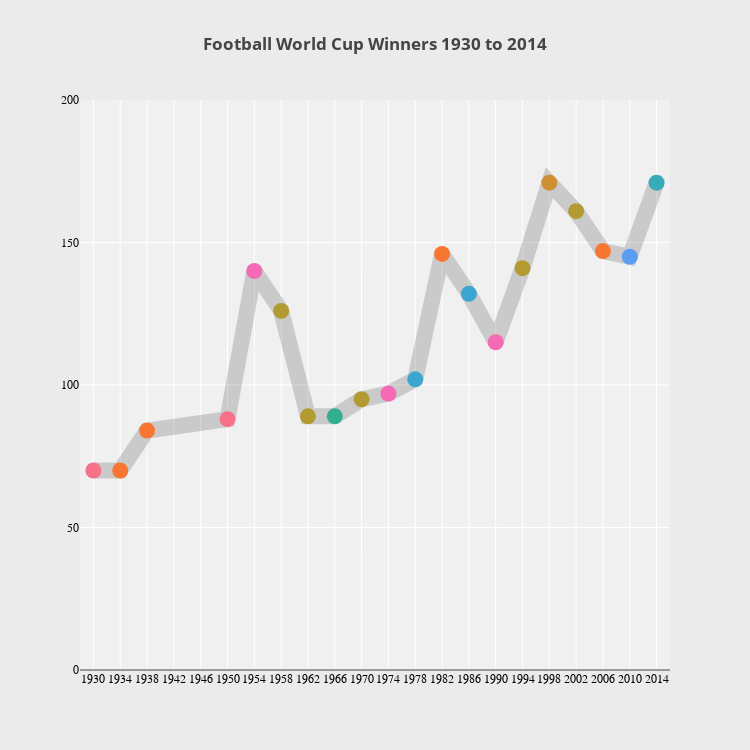

Notebook code cell kept with this figure:
### Code cell
trace = go.Scatter(
    x = df['Year'],
    y = df['GoalsScored'],
    text=df['Winner'],
    mode = 'lines+markers',
    marker=dict(size=16,color=df['winner_color']),

    line = dict(width = 16,color='rgba(50,50,50,0.2)')
    )


    

layout = go.Layout(
    paper_bgcolor='rgb(235,235,235)',
    plot_bgcolor='rgb(240,240,240)',
    xaxis=dict(
        showline=False,
        tickfont=dict(
            family='Arial',
            size=12,
            color='rgb(0,0,0)'),
        #Distance between the ticks
        dtick=4,
        tick0=1930,
        range=[1928,2016],
        gridcolor='rgb(255,255,255)'),
    yaxis=dict(
        tickfont=dict(
            family='Arial',
            size=12,
            color='rgb(12,12,12)'),
           # dtick=500000,
            gridcolor='rgb(255,255,255)',
            range=[0,200]),
        title='<b>Football World Cup Winners 1930 to 2014</b>',
        height=750,
        width=750,
    annotations=ano_list,
    shapes = shapes
    
)



data = [trace]


fig = go.Figure(data = data,layout=layout)
py.iplot(fig)

### Figure 1 — Plotly figure (JSON) as saved in the notebook; plotly's stock layout.template omitted (floating-point values rounded to 4 significant figures)
{"data": [{"line": {"color": "rgba(50,50,50,0.2)", "width": 16}, "marker": {"color": ["rgb(0.96779755929199129, 0.44127456009157356, 0.53581031550587011)", "rgb(0.9688417625390765, 0.46710871459052145, 0.1965441952393453)", "rgb(0.9688417625390765, 0.46710871459052145, 0.1965441952393453)", "rgb(0.96779755929199129, 0.44127456009157356, 0.53581031550587011)", "rgb(0.9645179518697552, 0.41602112206844516, 0.70882087261006699)", "rgb(0.70086333912909171, 0.60803659800755039, 0.19419512204856468)", "rgb(0.70086333912909171, 0.60803659800755039, 0.19419512204856468)", "rgb(0.20518528131112984, 0.68514977385306008, 0.55625277635579118)", "rgb(0.70086333912909171, 0.60803659800755039, 0.19419512204856468)", "rgb(0.9645179518697552, 0.41602112206844516, 0.70882087261006699)", "rgb(0.22335772267769388, 0.6565792317435265, 0.81713555032656326)", "rgb(0.9688417625390765, 0.46710871459052145, 0.1965441952393453)", "rgb(0.22335772267769388, 0.6565792317435265, 0.81713555032656326)", "rgb(0.9645179518697552, 0.41602112206844516, 0.70882087261006699)", "rgb(0.70086333912909171, 0.60803659800755039, 0.19419512204856468)", "rgb(0.8087954113106306, 0.56347000500566935, 0.19502642696727285)", "rgb(0.70086333912909171, 0.60803659800755039, 0.19419512204856468)", "rgb(0.9688417625390765, 0.46710871459052145, 0.1965441952393453)", "rgb(0.35313807153094168, 0.62014082208294807, 0.95861952356347879)", "rgb(0.21576108198845112, 0.66904468724155652, 0.72011929920554307)"], "size": 16}, "mode": "lines+markers", "text": ["Uruguay", "Italy", "Italy", "Uruguay", "Germany FR", "Brazil", "Brazil", "England", "Brazil", "Germany FR", "Argentina", "Italy", "Argentina", "Germany FR", "Brazil", "France", "Brazil", "Italy", "Spain", "Germany"], "type": "scatter", "x": [1930, 1934, 1938, 1950, 1954, 1958, 1962, 1966, 1970, 1974, 1978, 1982, 1986, 1990, 1994, 1998, 2002, 2006, 2010, 2014], "y": [70, 70, 84, 88, 140, 126, 89, 89, 95, 97, 102, 146, 132, 115, 141, 171, 161, 147, 145, 171]}], "layout": {"annotations": [{"font": {"color": "black", "size": 10}, "showarrow": false, "text": "Uruguay", "x": 1932, "xanchor": "left", "xref": "x", "y": 3990000, "yanchor": "top", "yref": "y"}, {"font": {"color": "black", "size": 10}, "showarrow": false, "text": "Italy", "x": 1932, "xanchor": "left", "xref": "x", "y": 3790000, "yanchor": "top", "yref": "y"}, {"font": {"color": "black", "size": 10}, "showarrow": false, "text": "France", "x": 1932, "xanchor": "left", "xref": "x", "y": 3590000, "yanchor": "top", "yref": "y"}, {"font": {"color": "black", "size": 10}, "showarrow": false, "text": "Brazil", "x": 1932, "xanchor": "left", "xref": "x", "y": 3390000, "yanchor": "top", "yref": "y"}, {"font": {"color": "black", "size": 10}, "showarrow": false, "text": "Switzerland", "x": 1932, "xanchor": "left", "xref": "x", "y": 3190000, "yanchor": "top", "yref": "y"}, {"font": {"color": "black", "size": 10}, "showarrow": false, "text": "Sweden", "x": 1932, "xanchor": "left", "xref": "x", "y": 2990000, "yanchor": "top", "yref": "y"}, {"font": {"color": "black", "size": 10}, "showarrow": false, "text": "Chile", "x": 1932, "xanchor": "left", "xref": "x", "y": 2790000, "yanchor": "top", "yref": "y"}, {"font": {"color": "black", "size": 10}, "showarrow": false, "text": "England", "x": 1932, "xanchor": "left", "xref": "x", "y": 2590000, "yanchor": "top", "yref": "y"}, {"font": {"color": "black", "size": 10}, "showarrow": false, "text": "Mexico", "x": 1932, "xanchor": "left", "xref": "x", "y": 2390000, "yanchor": "top", "yref": "y"}, {"font": {"color": "black", "size": 10}, "showarrow": false, "text": "Germany", "x": 1932, "xanchor": "left", "xref": "x", "y": 2190000, "yanchor": "top", "yref": "y"}, {"font": {"color": "black", "size": 10}, "showarrow": false, "text": "Argentina", "x": 1932, "xanchor": "left", "xref": "x", "y": 1990000, "yanchor": "top", "yref": "y"}, {"font": {"color": "black", "size": 10}, "showarrow": false, "text": "Spain", "x": 1932, "xanchor": "left", "xref": "x", "y": 1790000, "yanchor": "top", "yref": "y"}, {"font": {"color": "black", "size": 10}, "showarrow": false, "text": "USA", "x": 1932, "xanchor": "left", "xref": "x", "y": 1590000, "yanchor": "top", "yref": "y"}, {"font": {"color": "black", "size": 10}, "showarrow": false, "text": "Korea/Japan", "x": 1932, "xanchor": "left", "xref": "x", "y": 1390000, "yanchor": "top", "yref": "y"}, {"font": {"color": "black", "size": 10}, "showarrow": false, "text": "South Africa", "x": 1932, "xanchor": "left", "xref": "x", "y": 1190000, "yanchor": "top", "yref": "y"}, {"font": {"color": "black", "size": 10}, "showarrow": false, "text": "Germany FR", "x": 1932, "xanchor": "left", "xref": "x", "y": 990000, "yanchor": "top", "yref": "y"}], "height": 750, "paper_bgcolor": "rgb(235,235,235)", "plot_bgcolor": "rgb(240,240,240)", "shapes": [{"fillcolor": "rgba(255, 255, 255,0.5)", "line": {"color": "rgb(0, 0, 0)", "width": 1}, "type": "rect", "x0": 1928, "x1": 1942, "xref": "x", "y0": 3990000, "y1": 800000, "yref": "y"}, {"fillcolor": "rgb(0.96779755929199129, 0.44127456009157356, 0.53581031550587011)", "line": {"color": "rgba(50, 171, 96, 1)"}, "type": "rect", "x0": 1929, "x1": 1932, "xref": "x", "y0": 3935000, "y1": 3835000, "yref": "y"}, {"fillcolor": "rgb(0.9688417625390765, 0.46710871459052145, 0.1965441952393453)", "line": {"color": "rgba(50, 171, 96, 1)"}, "type": "rect", "x0": 1929, "x1": 1932, "xref": "x", "y0": 3735000, "y1": 3635000, "yref": "y"}, {"fillcolor": "rgb(0.8087954113106306, 0.56347000500566935, 0.19502642696727285)", "line": {"color": "rgba(50, 171, 96, 1)"}, "type": "rect", "x0": 1929, "x1": 1932, "xref": "x", "y0": 3535000, "y1": 3435000, "yref": "y"}, {"fillcolor": "rgb(0.70086333912909171, 0.60803659800755039, 0.19419512204856468)", "line": {"color": "rgba(50, 171, 96, 1)"}, "type": "rect", "x0": 1929, "x1": 1932, "xref": "x", "y0": 3335000, "y1": 3235000, "yref": "y"}, {"fillcolor": "rgb(0.59208915296397013, 0.64184670163782442, 0.19350691349910429)", "line": {"color": "rgba(50, 171, 96, 1)"}, "type": "rect", "x0": 1929, "x1": 1932, "xref": "x", "y0": 3135000, "y1": 3035000, "yref": "y"}, {"fillcolor": "rgb(0.42258837810145911, 0.67794350493184496, 0.19271544738133076)", "line": {"color": "rgba(50, 171, 96, 1)"}, "type": "rect", "x0": 1929, "x1": 1932, "xref": "x", "y0": 2935000, "y1": 2835000, "yref": "y"}, {"fillcolor": "rgb(0.19783576093349015, 0.69555169660630367, 0.39953010374444992)", "line": {"color": "rgba(50, 171, 96, 1)"}, "type": "rect", "x0": 1929, "x1": 1932, "xref": "x", "y0": 2735000, "y1": 2635000, "yref": "y"}, {"fillcolor": "rgb(0.20518528131112984, 0.68514977385306008, 0.55625277635579118)", "line": {"color": "rgba(50, 171, 96, 1)"}, "type": "rect", "x0": 1929, "x1": 1932, "xref": "x", "y0": 2535000, "y1": 2435000, "yref": "y"}, {"fillcolor": "rgb(0.21044753832183283, 0.67731050804567483, 0.64339411684686809)", "line": {"color": "rgba(50, 171, 96, 1)"}, "type": "rect", "x0": 1929, "x1": 1932, "xref": "x", "y0": 2335000, "y1": 2235000, "yref": "y"}, {"fillcolor": "rgb(0.21576108198845112, 0.66904468724155652, 0.72011929920554307)", "line": {"color": "rgba(50, 171, 96, 1)"}, "type": "rect", "x0": 1929, "x1": 1932, "xref": "x", "y0": 2135000, "y1": 2035000, "yref": "y"}, {"fillcolor": "rgb(0.22335772267769388, 0.6565792317435265, 0.81713555032656326)", "line": {"color": "rgba(50, 171, 96, 1)"}, "type": "rect", "x0": 1929, "x1": 1932, "xref": "x", "y0": 1935000, "y1": 1835000, "yref": "y"}, {"fillcolor": "rgb(0.35313807153094168, 0.62014082208294807, 0.95861952356347879)", "line": {"color": "rgba(50, 171, 96, 1)"}, "type": "rect", "x0": 1929, "x1": 1932, "xref": "x", "y0": 1735000, "y1": 1635000, "yref": "y"}, {"fillcolor": "rgb(0.64230443492197387, 0.54976800512564672, 0.9582651433656727)", "line": {"color": "rgba(50, 171, 96, 1)"}, "type": "rect", "x0": 1929, "x1": 1932, "xref": "x", "y0": 1535000, "y1": 1435000, "yref": "y"}, {"fillcolor": "rgb(0.83970109472639054, 0.4529020995703274, 0.95786380636530077)", "line": {"color": "rgba(50, 171, 96, 1)"}, "type": "rect", "x0": 1929, "x1": 1932, "xref": "x", "y0": 1335000, "y1": 1235000, "yref": "y"}, {"fillcolor": "rgb(0.96038885399407026, 0.38143178787721171, 0.86831176508354913)", "line": {"color": "rgba(50, 171, 96, 1)"}, "type": "rect", "x0": 1929, "x1": 1932, "xref": "x", "y0": 1135000, "y1": 1035000, "yref": "y"}, {"fillcolor": "rgb(0.9645179518697552, 0.41602112206844516, 0.70882087261006699)", "line": {"color": "rgba(50, 171, 96, 1)"}, "type": "rect", "x0": 1929, "x1": 1932, "xref": "x", "y0": 935000, "y1": 835000, "yref": "y"}], "title": "<b>Football World Cup Winners 1930 to 2014</b>", "width": 750, "xaxis": {"dtick": 4, "gridcolor": "rgb(255,255,255)", "range": [1928, 2016], "showline": false, "tick0": 1930, "tickfont": {"color": "rgb(0,0,0)", "family": "Arial", "size": 12}}, "yaxis": {"gridcolor": "rgb(255,255,255)", "range": [0, 200], "tickfont": {"color": "rgb(12,12,12)", "family": "Arial", "size": 12}}}}
